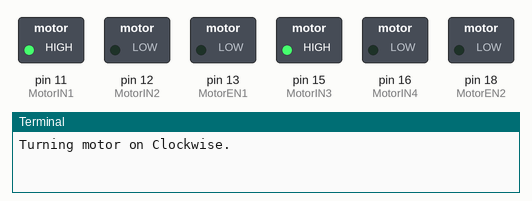
Recording of a program running on a simulated Raspberry Pi (header pin numbers). Parts: switched loads named in the program (green lamp = pin HIGH), the last lines printed to the terminal. At 8.4 s the program stops and its outputs stay as they are.

Above: at 0.1 s.
At 1.1 s:
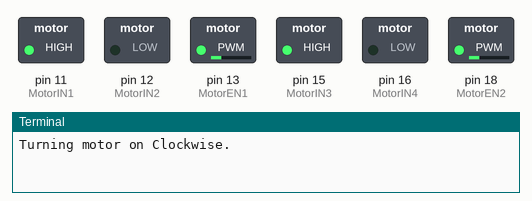
At 2.1 s:
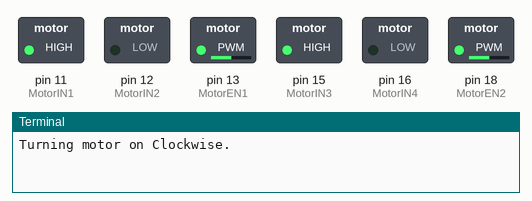
At 4.3 s:
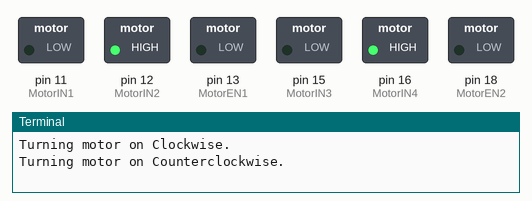
At 6.3 s:
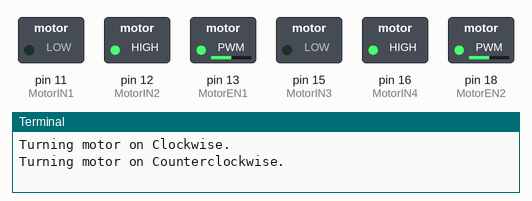
At 8.5 s:
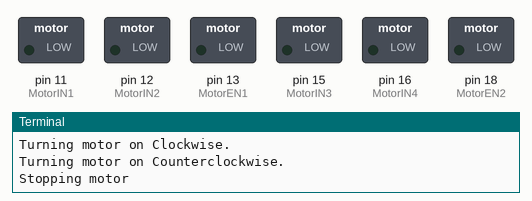
Timing chart, 0 to 9.9 s (numbered marks = the images above):
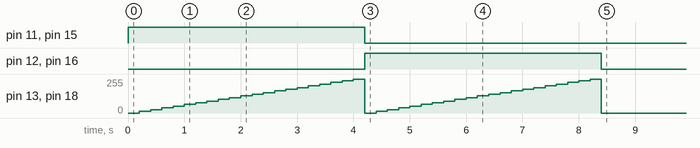

Measured:
- by itself, pin 11 (MotorIN1), pin 15 (MotorIN3): LOW → HIGH at 0.00 s, → LOW 4.2 s later
- by itself, pin 12 (MotorIN2), pin 16 (MotorIN4): LOW → HIGH at 4.2 s, → LOW 4.2 s later
- by itself, pin 13 (MotorEN1), pin 18 (MotorEN2): ramps from 0/255 to 255/255 and jumps back, once every 4.2 s

The program:

L293D_2_pwm.py
```python
#!/usr/bin/env
#__author__ = "Powen Ko"
import RPi.GPIO as GPIO
from time import sleep

GPIO.setmode(GPIO.BOARD) # GPIO.BCM

MotorIN1 = 11 # 17
MotorIN2 = 12 # 18
MotorEN1 = 13 # 21

MotorIN3 = 15 # 22
MotorIN4 = 16 # 23
MotorEN2 = 18 # 24

GPIO.setup(MotorIN1,GPIO.OUT) #  設定6個輸出的接腳
GPIO.setup(MotorIN2,GPIO.OUT)
GPIO.setup(MotorEN1,GPIO.OUT)
GPIO.setup(MotorIN3,GPIO.OUT)
GPIO.setup(MotorIN4,GPIO.OUT)
GPIO.setup(MotorEN2,GPIO.OUT)

p1 = GPIO.PWM(MotorEN1,250)   #  PWM 的頻率=250Hz
p1.start(0)                   #  執行PWM
p2 = GPIO.PWM(MotorEN2,250)   #  PWM 的頻率=250Hz
p2.start(0)                   #  執行PWM

print "Turning motor on Clockwise."
GPIO.output(MotorIN1,GPIO.HIGH)
GPIO.output(MotorIN2,GPIO.LOW)
GPIO.output(MotorIN3,GPIO.HIGH)
GPIO.output(MotorIN4,GPIO.LOW)
for dc in range (0,101,5):    # 意思如C語言的 for(dc=0;dc<101;dc++5)
    p1.ChangeDutyCycle(dc)    # 調整 EN1 的pwm 比例
    p2.ChangeDutyCycle(dc)
    sleep(0.2)

print "Turning motor on Counterclockwise."  #逆時鐘的處理
GPIO.output(MotorIN1,GPIO.LOW)
GPIO.output(MotorIN2,GPIO.HIGH)
GPIO.output(MotorIN3,GPIO.LOW)
GPIO.output(MotorIN4,GPIO.HIGH)
for dc2 in range (0,101,5):
    p1.ChangeDutyCycle(dc2)
    p2.ChangeDutyCycle(dc2)
    sleep(0.2)

print "Stopping motor"         # 關閉馬達的動作。
GPIO.output(MotorEN1,GPIO.LOW)
GPIO.output(MotorEN2,GPIO.LOW)
GPIO.cleanup()                 # 離開程式前，先恢復GPIO的接腳。
```
